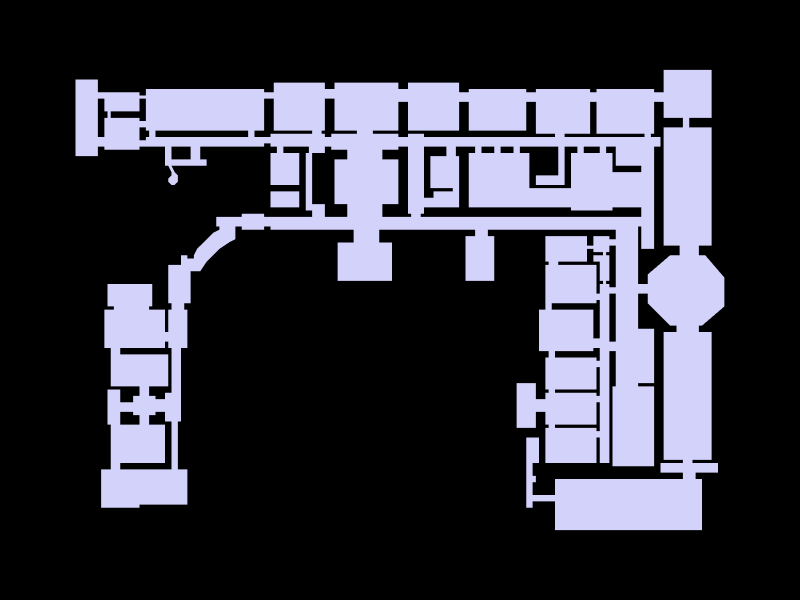

Notebook cell for this chart:
### Code cell
Topology.Show(gallery_topology, shortest_path, straight_path,
              camera=[0,0,6],
              faceColor=[210,210,250],
              faceOpacity=1,
              edgeColorKey="color",
              edgeWidthKey="width",
              backgroundColor="black",
              width=800,
              height=600,
              renderer=renderer)

### Figure 1 — Plotly figure (JSON) as saved in the notebook; plotly's stock layout.template omitted (floating-point values rounded to 4 significant figures; data arrays with more than 128 entries replaced by an {"elided": "..."} marker saying what was removed)
{"data": [{"customdata": {"elided": "707 str values"}, "hoverinfo": "text", "hovertemplate": {"elided": "707 str values"}, "hovertext": {"elided": "707 str values"}, "legendgroup": "1", "legendrank": 1, "marker": {"color": {"elided": "707 str values"}, "line": {"width": 0}, "opacity": 1, "size": {"elided": "707 float values"}, "sizemode": "diameter", "symbol": "circle"}, "mode": "markers", "name": "1: default (Vertices)", "showlegend": false, "text": {"elided": "707 str values"}, "type": "scatter3d", "x": {"elided": "707 int values"}, "y": {"elided": "707 int values"}, "z": {"elided": "707 int values"}}, {"hoverinfo": "text", "hovertext": [], "legendgroup": "2", "legendrank": 2, "line": {"color": "#000000", "dash": "solid", "width": 1}, "marker": {"color": "#000000", "size": 0.25, "symbol": "circle"}, "mode": "markers+lines", "name": "1: default (Edges)", "showlegend": false, "text": [], "type": "scatter3d", "x": {"elided": "2121 int values"}, "y": {"elided": "2121 int values"}, "z": {"elided": "2121 int values"}}, {"cmax": 1, "cmin": 0, "color": "#D2D2FA", "colorscale": [[0, "#440154"], [0.1111, "#482878"], [0.2222, "#3e4989"], [0.3333, "#31688e"], [0.4444, "#26828e"], [0.5556, "#1f9e89"], [0.6667, "#35b779"], [0.7778, "#6ece58"], [0.8889, "#b5de2b"], [1, "#fde725"]], "flatshading": true, "hoverinfo": "text", "hovertext": "", "i": {"elided": "335 int values"}, "j": {"elided": "335 int values"}, "k": {"elided": "335 int values"}, "legendgroup": "3", "legendrank": 3, "lighting": {"facenormalsepsilon": 0}, "name": "1: default (Faces)", "opacity": 1, "showlegend": false, "showscale": false, "text": "", "type": "mesh3d", "x": {"elided": "601 int values"}, "y": {"elided": "601 int values"}, "z": {"elided": "601 int values"}}], "layout": {"autosize": true, "height": 600, "margin": {"b": 40, "l": 40, "r": 40, "t": 40}, "paper_bgcolor": "#000000", "plot_bgcolor": "#000000", "scene": {"aspectmode": "data", "camera": {"center": {"x": 0, "y": 0, "z": 0}, "eye": {"x": 0, "y": 0, "z": 6}, "projection": {"type": "perspective"}, "up": {"x": 0, "y": 1, "z": 0}}, "xaxis": {"visible": false}, "yaxis": {"visible": false}, "zaxis": {"visible": false}}, "showlegend": true, "width": 800, "xaxis": {"showgrid": false, "visible": false, "zeroline": false}, "yaxis": {"showgrid": false, "visible": false, "zeroline": false}}}
